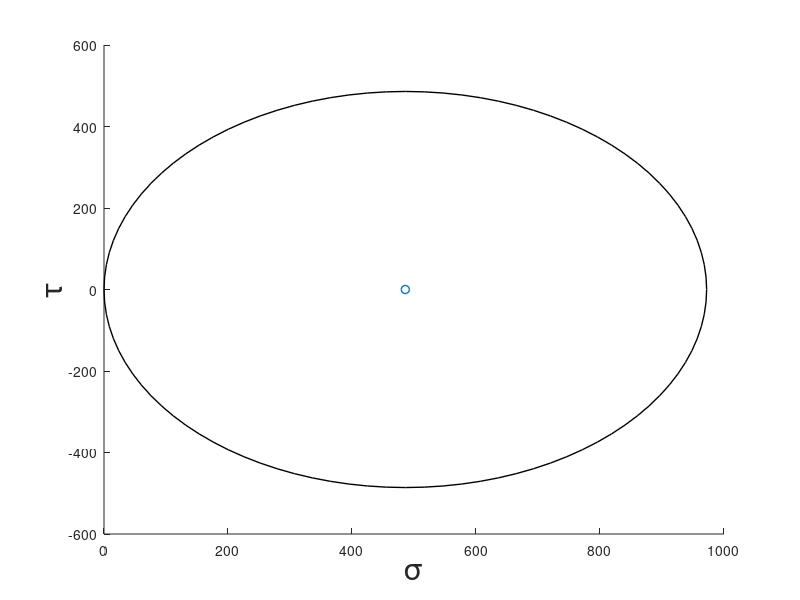

This figure's MATLAB source: (Note: this script raises an error after producing the figure.)
%% State of stress
clear;
close all;
clc;
%Original state of stress, (sxx, txy, syy)
sxx = 972;
syy = 0;
txy = 0;
x = [sxx; -txy];
y = [syy; txy];
t = 65; %Angle through which original state of stress is rotated
         %in degree. Negative=clockws, positive=counterc/w
         % MATLAB needs angles in radian.  This can be circumvented by
         % using sind() or cosd()....
% twoTheta=deg2rad(2*t);
twoTheta = 2*t; %degree
th = 0:pi/50:2*pi;
r=sqrt((0.5*(sxx-syy))^2 + txy^2);
%Average value of stress OR center of circle
x_cen=0.5*(sxx + syy);
y_cen=0.;
s_ave = x_cen;
%% Mohrs circle with original state of stress
r=sqrt((0.5*(sxx-syy))^2 + txy^2); %Radius of Mohr's circle
s_1 = s_ave+r; %principal stress
s_2 = s_ave-r; %principal stress
%Creating the circle
xunit = r * cos(th) + x_cen;
yunit = r * sin(th) + y_cen;
hold on;
plot(xunit, yunit, 'k', 'Linewidth', 1);
scatter(x_cen, y_cen, 'bx' , 'Linewidth', 1);
%Labeling and font
xlabel('\sigma','FontSize',22)
ylabel('\tau','FontSize',22)
ax = gca;
ax.XAxisLocation = 'origin';
ax.YAxisLocation = 'origin';
set(gca, 'FontSize', 16)

%Plotting the original plane of stress on the circle
scatter(x(1), x(2), 'rx', 'Linewidth', 1)
scatter(y(1), y(2), 'rx', 'Linewidth', 1)
line([x(1), y(1)],[x(2), y(2)],'LineWidth',0.2,...
   'Color',[1,0,0],'LineStyle','-')

line([-1.25*max(s_1,s_2), 1.25*max(s_1,s_2)],[0,0],'LineStyle','-','LineWidth',0.2)
pbaspect([3 1  1])
%% Rotation of original state of stress through theta (twoTheta in "Mohr's circle world").
x_prime_x = (x(1)-x_cen)*cosd(twoTheta) - (x(2) - y_cen)*sind(twoTheta) + x_cen;
x_prime_y = (x(1)-x_cen)*sind(twoTheta) + (x(2) - y_cen)*cosd(twoTheta) + y_cen;

y_prime_x = (y(1)-x_cen)*cosd(twoTheta) - (y(2) - y_cen)*sind(twoTheta) + x_cen;
y_prime_y = (y(1)-x_cen)*sind(twoTheta) + (y(2) - y_cen)*cosd(twoTheta) + y_cen;

hold on;
scatter(x_prime_x, x_prime_y, 'k*')
scatter(y_prime_x, y_prime_y, 'k*')

line([x_prime_x, y_prime_x],[x_prime_y, y_prime_y],'LineWidth',0.2,...
   'Color',[1,0,1],'LineStyle','-')

str = 'T=$\begin{array}{cc}0 & 0 \\ 0 & 972 \end{array}$'; %state of stress
                                                           %printed on
                                                           %plot, for
                                                           %reference
text(-500,100,str, 'Interpreter', 'latex', 'FontSize', 16,'Color', 'blue')

%% Saving plot as pdf
h=gcf;
set(h,'PaperPositionMode','auto');         
set(h,'PaperOrientation','landscape');
print('mohr','-dpdf','-fillpage')



%eof